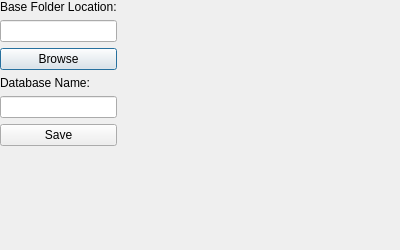
<?xml version="1.0" encoding="UTF-8"?>
<ui version="4.0">
    <class>SetupWindow</class>
    <widget class="QDialog" name="SetupWindow">
        <property name="geometry">
            <rect>
                <x>0</x>
                <y>0</y>
                <width>400</width>
                <height>250</height>
            </rect>
        </property>
        <property name="windowTitle">
            <string>Setup Database and Folders</string>
        </property>
        <widget class="QWidget" name="centralwidget">
            <layout class="QVBoxLayout" name="verticalLayout">
                <item>
                    <widget class="QLabel" name="label">
                        <property name="text">
                            <string>Base Folder Location:</string>
                        </property>
                    </widget>
                </item>
                <item>
                    <widget class="QLineEdit" name="folderPathEdit"/>
                </item>
                <item>
                    <widget class="QPushButton" name="browseButton">
                        <property name="text">
                            <string>Browse</string>
                        </property>
                    </widget>
                </item>
                <item>
                    <widget class="QLabel" name="label_2">
                        <property name="text">
                            <string>Database Name:</string>
                        </property>
                    </widget>
                </item>
                <item>
                    <widget class="QLineEdit" name="databaseNameEdit"/>
                </item>
                <item>
                    <widget class="QPushButton" name="saveButton">
                        <property name="text">
                            <string>Save</string>
                        </property>
                    </widget>
                </item>
            </layout>
        </widget>
    </widget>
    <resources/>
    <connections/>
</ui>
